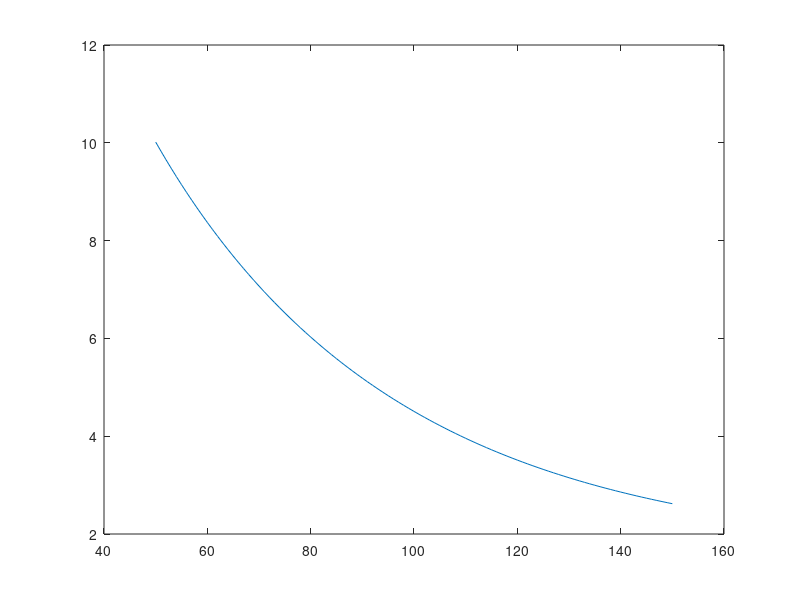

The MATLAB script that drew this image:
%% 1
% x = [-3:0.1:3];
% ya = 0.5 * normcdf(x, 0, sqrt(0.5)) + 0.5 * normcdf(x, 0, sqrt(1.5));
% yb = normcdf(x, 0, 1);
% x_star = fsolve(@f, 2);
% plot(x, ya, 'r');
% hold on;
% plot(x, yb, 'b');

%% 2
K = 100;
T = 1;
r = 0.03;
vol = 0.3;
S = 50:1:150;
[Call_Price, ~] = blsprice(S, K, r, T, vol);
[Call_Delta, ~] = blsdelta(S, K, r, T, vol);
elasticity = Call_Delta .* S ./ Call_Price;

plot(S, elasticity);
